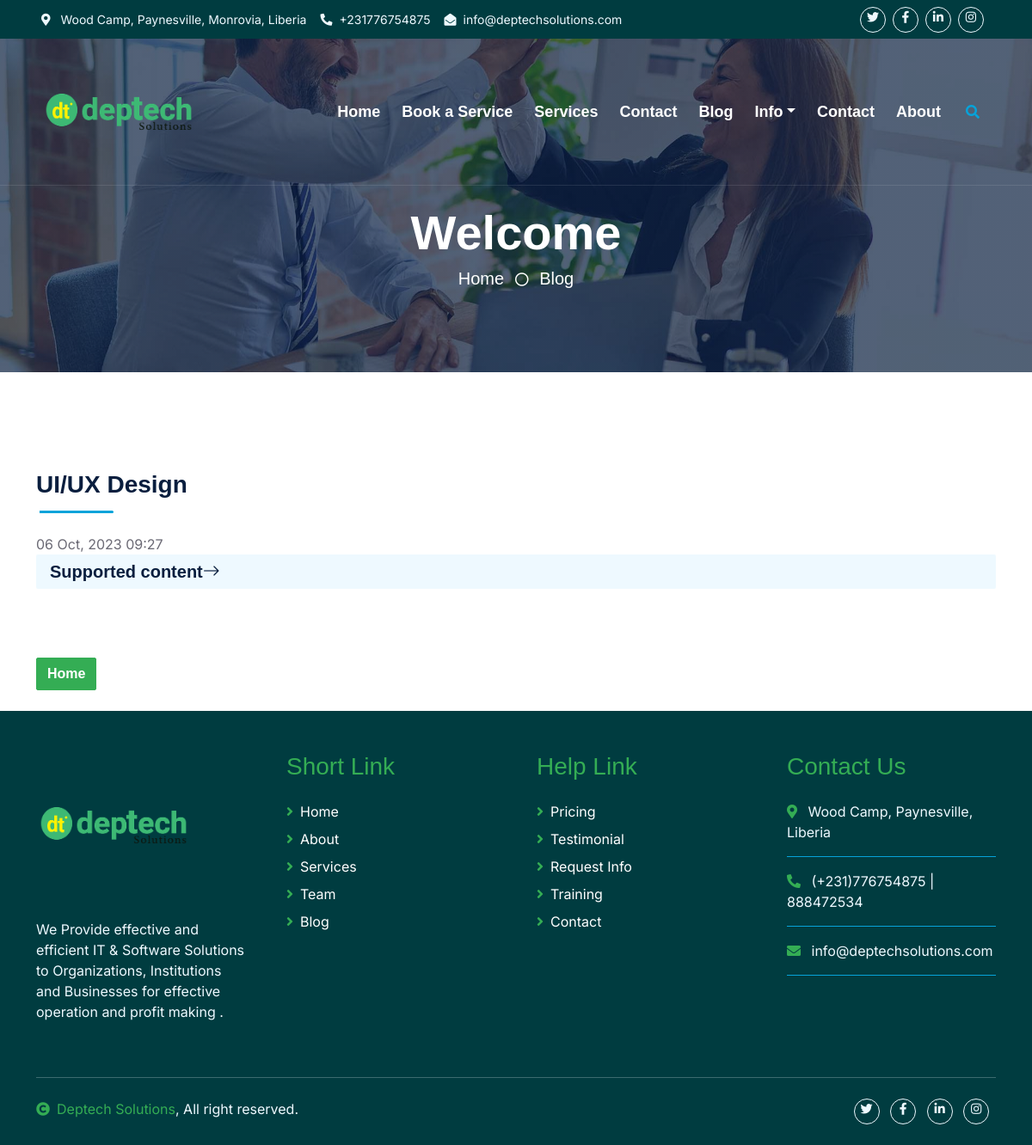
Page /category/4 on the committed database.
### deptechNewApp/models.py (models this page shows, shortened)
class Category(models.Model):
    name = models.CharField(max_length=200)
    slug = models.SlugField(max_length=200)
    class Meta:
        verbose_name_plural = "Categories"

class Post(models.Model):
    title = models.CharField(max_length=225)
    title_tag = models.CharField(max_length=225)
    slug = models.SlugField()
    author = models.ForeignKey(User, on_delete=models.CASCADE)
    body = RichTextField(blank=True, null=True)
    created_at = models.DateTimeField(auto_now_add=True)
    likes = models.ManyToManyField(User, related_name="blog_posts")
    category = models.ForeignKey(
        Category, on_delete=models.CASCADE, related_name="posts"
    )
    header_image = models.ImageField(null=True, blank=True, upload_to="feature_images/")
    snippet = models.CharField(
        max_length=2000, default="click on the link above to read in more detail"
    )
    class Meta:
        ordering = ("-created_at",)

### deptechNewApp/views.py (the view)
# urls.py: path("category/<int:pk>", views.PostCategoryView, name="postcategory"),
def PostCategoryView(request, pk):
    category = Category.objects.get(pk=pk)
    category_context = {"category": category}
    return render(request, "category.html", category_context)

### deptechNewApp/templates/category.html
{% extends 'base.html' %}
{% load static %}
{% block content %}
    <div class="section-title section-title-sm position-relative pb-3 mb-4">
        <h3 class="mb-0">{{ category.name }}</h3>
    </div>
    {% for post in category.posts.all %}
    <div class="mb-5 wow slideInUp" data-wow-delay="0.1s">
        <div class="link-animated d-flex flex-column justify-content-start">
            <time>{{ post.created_at|date:"d M, Y h:i" }}</time>
            <a class="h5 fw-semi-bold bg-light rounded py-2 px-3 mb-2" href="{% url 'postdetail' post.pk %}">{{ post.title }}<i class="bi bi-arrow-right me-2"></i></a>
        </div>
    </div>
    {% endfor %}
    <br>
    <a class="btn btn-secondary" href="{% url 'blogposts' %}">Home</a>
    <br><br>
{% endblock %}

### static/css23/style.css (style rules this page uses)
h3, h4, .fw-semi-bold { font-weight: 700 !important; }
.btn { font-family: 'Nunito', sans-serif; font-weight: 600; transition: .5s; }
.btn-primary, .btn-secondary { color: #FFFFFF; box-shadow: inset 0 0 0 50px transparent; }
.section-title::before { position: absolute; content: ""; width: 150px; height: 5px; left: 0; bottom: 0; background: var(--primary); border-radius: 2px; }
.section-title.section-title-sm::before { width: 90px; height: 3px; }
.section-title::after { position: absolute; content: ""; width: 6px; height: 5px; bottom: 0px; background: #FFFFFF; -webkit-animation: section-title-run 5s infinite linear; animation: section-title-run 5s infinite linear; }
.section-title.section-title-sm::after { width: 4px; height: 3px; }
.section-title.section-title-sm::after { -webkit-animation: section-title-run-sm 5s infinite linear; animation: section-title-run-sm 5s infinite linear; }
.link-animated a { transition: .5s; }

### deptechNewApp/templates/base.html (style rules this page uses)
.body-font { font-family: 'Inter', sans-serif; }

### rows in the picture
Category: name "UI/UX Design"
Post: created_at "06 Oct, 2023 09:27", title "Supported content"
